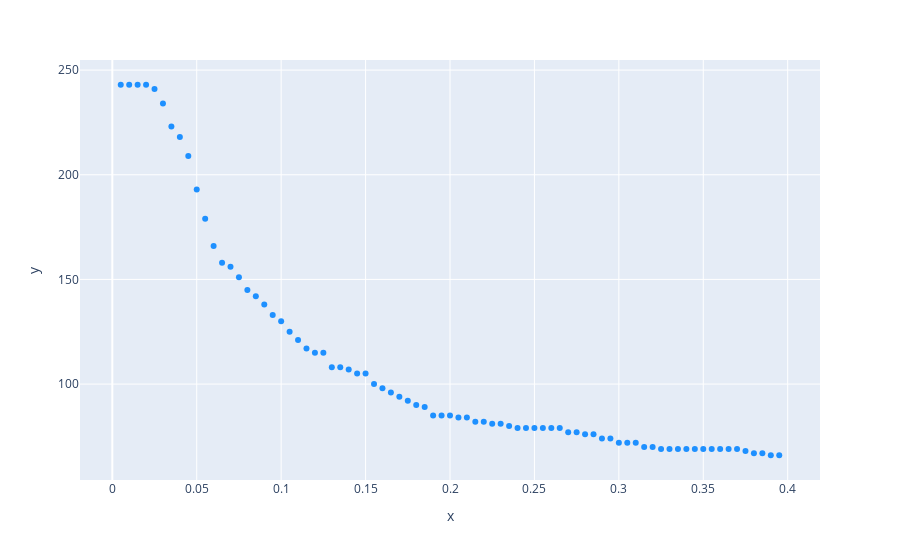

The code cell stored with this chart in its notebook:
### Code cell
# graph showing how many plays are lost when filtering proportion of nans per inning

mab_cuts = np.arange(.005, .4, .005)
all_lost_plays = list()
for cutoff in mab_cuts:
    lost_plays = get_plays_of_interest(ioi).shape[0]- get_plays_of_interest(ioi.groupby('inning_id').filter(lambda x: x['at_bat_y'].isna().mean() < cutoff)).shape[0]
    all_lost_plays.append(lost_plays)

px.scatter(x = mab_cuts, y = all_lost_plays, color_discrete_sequence=['dodgerblue'])

### Figure 1 — Plotly figure (JSON) as saved in the notebook; plotly's stock layout.template omitted (floating-point values rounded to 4 significant figures)
{"data": [{"hovertemplate": "x=%{x}<br>y=%{y}<extra></extra>", "legendgroup": "", "marker": {"color": "dodgerblue", "symbol": "circle"}, "mode": "markers", "name": "", "orientation": "v", "showlegend": false, "type": "scatter", "x": [0.005, 0.01, 0.015, 0.02, 0.025, 0.03, 0.035, 0.04, 0.045, 0.05, 0.055, 0.06, 0.065, 0.07, 0.075, 0.08, 0.085, 0.09, 0.095, 0.1, 0.105, 0.11, 0.115, 0.12, 0.125, 0.13, 0.135, 0.14, 0.145, 0.15, 0.155, 0.16, 0.165, 0.17, 0.175, 0.18, 0.185, 0.19, 0.195, 0.2, 0.205, 0.21, 0.215, 0.22, 0.225, 0.23, 0.235, 0.24, 0.245, 0.25, 0.255, 0.26, 0.265, 0.27, 0.275, 0.28, 0.285, 0.29, 0.295, 0.3, 0.305, 0.31, 0.315, 0.32, 0.325, 0.33, 0.335, 0.34, 0.345, 0.35, 0.355, 0.36, 0.365, 0.37, 0.375, 0.38, 0.385, 0.39, 0.395], "xaxis": "x", "y": [243, 243, 243, 243, 241, 234, 223, 218, 209, 193, 179, 166, 158, 156, 151, 145, 142, 138, 133, 130, 125, 121, 117, 115, 115, 108, 108, 107, 105, 105, 100, 98, 96, 94, 92, 90, 89, 85, 85, 85, 84, 84, 82, 82, 81, 81, 80, 79, 79, 79, 79, 79, 79, 77, 77, 76, 76, 74, 74, 72, 72, 72, 70, 70, 69, 69, 69, 69, 69, 69, 69, 69, 69, 69, 68, 67, 67, 66, 66], "yaxis": "y"}], "layout": {"legend": {"tracegroupgap": 0}, "margin": {"t": 60}, "xaxis": {"anchor": "y", "domain": [0, 1], "title": {"text": "x"}}, "yaxis": {"anchor": "x", "domain": [0, 1], "title": {"text": "y"}}}}
